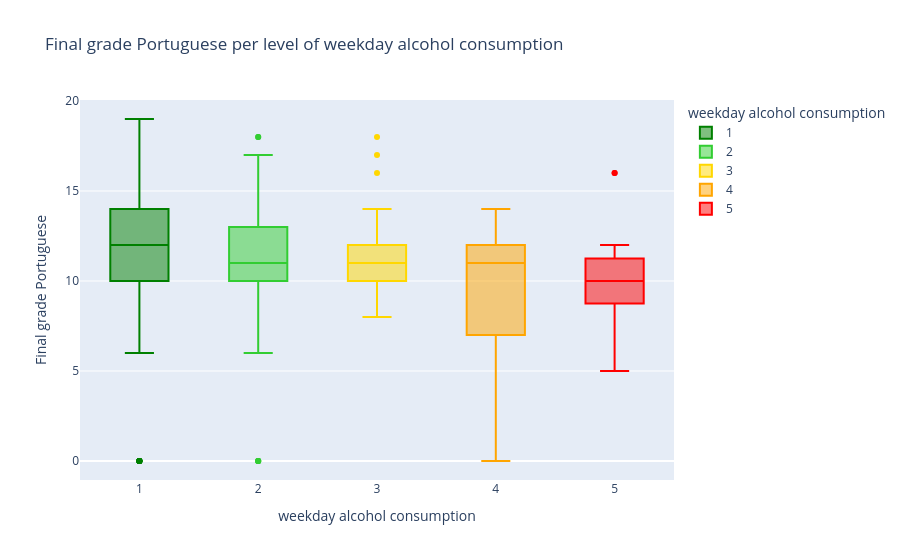

This figure's notebook cell:
### Code cell
kleur_map = {
    1: "green",
    2: "limegreen",
    3: "gold",
    4: "orange",
    5: "red"
}

fig = px.box(
    df3_por,
    x="Dalc",
    y="G3",
    color="Dalc",
    color_discrete_map=kleur_map,
    labels={
        "Dalc": "weekday alcohol consumption",
        "G3": "Final grade Portuguese"
    },
    title="Final grade Portuguese per level of weekday alcohol consumption",
    category_orders={
        "Dalc": [1, 2, 3, 4, 5]
    }
)

fig.show()

### Figure 1 — Plotly figure (JSON) as saved in the notebook; plotly's stock layout.template omitted (floating-point values rounded to 4 significant figures; data arrays with more than 128 entries replaced by an {"elided": "..."} marker saying what was removed)
{"data": [{"alignmentgroup": "True", "hovertemplate": "weekday alcohol consumption=%{x}<br>Final grade Portuguese=%{y}<extra></extra>", "legendgroup": "1", "marker": {"color": "green"}, "name": "1", "notched": false, "offsetgroup": "1", "orientation": "v", "showlegend": true, "type": "box", "x": {"elided": "451 int values"}, "x0": " ", "xaxis": "x", "y": {"elided": "451 int values"}, "y0": " ", "yaxis": "y"}, {"alignmentgroup": "True", "hovertemplate": "weekday alcohol consumption=%{x}<br>Final grade Portuguese=%{y}<extra></extra>", "legendgroup": "2", "marker": {"color": "limegreen"}, "name": "2", "notched": false, "offsetgroup": "2", "orientation": "v", "showlegend": true, "type": "box", "x": [2, 2, 2, 2, 2, 2, 2, 2, 2, 2, 2, 2, 2, 2, 2, 2, 2, 2, 2, 2, 2, 2, 2, 2, 2, 2, 2, 2, 2, 2, 2, 2, 2, 2, 2, 2, 2, 2, 2, 2, 2, 2, 2, 2, 2, 2, 2, 2, 2, 2, 2, 2, 2, 2, 2, 2, 2, 2, 2, 2, 2, 2, 2, 2, 2, 2, 2, 2, 2, 2, 2, 2, 2, 2, 2, 2, 2, 2, 2, 2, 2, 2, 2, 2, 2, 2, 2, 2, 2, 2, 2, 2, 2, 2, 2, 2, 2, 2, 2, 2, 2, 2, 2, 2, 2, 2, 2, 2, 2, 2, 2, 2, 2, 2, 2, 2, 2, 2, 2, 2, 2], "x0": " ", "xaxis": "x", "y": [12, 7, 10, 11, 11, 11, 13, 13, 12, 16, 13, 12, 15, 11, 14, 11, 11, 12, 12, 12, 15, 13, 12, 10, 9, 11, 11, 8, 11, 0, 13, 9, 10, 11, 10, 11, 17, 14, 14, 16, 12, 11, 10, 10, 14, 8, 12, 11, 11, 7, 6, 13, 14, 9, 12, 18, 12, 11, 10, 13, 17, 13, 17, 14, 10, 10, 17, 15, 13, 11, 12, 10, 15, 16, 13, 17, 14, 15, 16, 11, 7, 9, 9, 15, 12, 8, 12, 10, 11, 14, 10, 16, 10, 12, 14, 11, 10, 11, 11, 18, 13, 13, 10, 11, 0, 10, 9, 9, 0, 8, 10, 10, 9, 8, 7, 0, 9, 16, 10, 9, 10], "y0": " ", "yaxis": "y"}, {"alignmentgroup": "True", "hovertemplate": "weekday alcohol consumption=%{x}<br>Final grade Portuguese=%{y}<extra></extra>", "legendgroup": "3", "marker": {"color": "gold"}, "name": "3", "notched": false, "offsetgroup": "3", "orientation": "v", "showlegend": true, "type": "box", "x": [3, 3, 3, 3, 3, 3, 3, 3, 3, 3, 3, 3, 3, 3, 3, 3, 3, 3, 3, 3, 3, 3, 3, 3, 3, 3, 3, 3, 3, 3, 3, 3, 3, 3, 3, 3, 3, 3, 3, 3, 3, 3, 3], "x0": " ", "xaxis": "x", "y": [11, 9, 10, 11, 9, 11, 10, 10, 10, 11, 10, 12, 8, 8, 16, 14, 12, 13, 13, 11, 17, 11, 14, 9, 11, 11, 10, 10, 10, 9, 10, 12, 8, 10, 10, 10, 11, 10, 14, 18, 14, 10, 11], "y0": " ", "yaxis": "y"}, {"alignmentgroup": "True", "hovertemplate": "weekday alcohol consumption=%{x}<br>Final grade Portuguese=%{y}<extra></extra>", "legendgroup": "4", "marker": {"color": "orange"}, "name": "4", "notched": false, "offsetgroup": "4", "orientation": "v", "showlegend": true, "type": "box", "x": [4, 4, 4, 4, 4, 4, 4, 4, 4, 4, 4, 4, 4, 4, 4, 4, 4], "x0": " ", "xaxis": "x", "y": [13, 12, 1, 11, 12, 12, 11, 11, 10, 11, 11, 14, 0, 14, 9, 0, 0], "y0": " ", "yaxis": "y"}, {"alignmentgroup": "True", "hovertemplate": "weekday alcohol consumption=%{x}<br>Final grade Portuguese=%{y}<extra></extra>", "legendgroup": "5", "marker": {"color": "red"}, "name": "5", "notched": false, "offsetgroup": "5", "orientation": "v", "showlegend": true, "type": "box", "x": [5, 5, 5, 5, 5, 5, 5, 5, 5, 5, 5, 5, 5, 5, 5, 5, 5], "x0": " ", "xaxis": "x", "y": [12, 16, 12, 8, 11, 10, 16, 5, 10, 10, 9, 11, 7, 6, 9, 11, 11], "y0": " ", "yaxis": "y"}], "layout": {"boxmode": "overlay", "legend": {"title": {"text": "weekday alcohol consumption"}, "tracegroupgap": 0}, "title": {"text": "Final grade Portuguese per level of weekday alcohol consumption"}, "xaxis": {"anchor": "y", "categoryarray": [1, 2, 3, 4, 5], "categoryorder": "array", "domain": [0, 1], "title": {"text": "weekday alcohol consumption"}}, "yaxis": {"anchor": "x", "domain": [0, 1], "title": {"text": "Final grade Portuguese"}}}}
